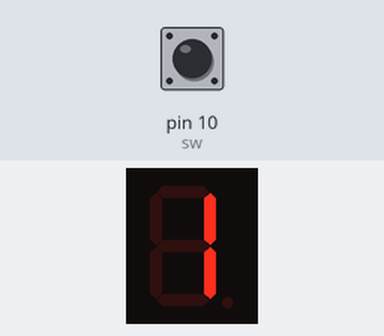
Bench run of a sketch on a simulated Arduino Uno, built with avr-gcc and run on an emulated ATmega328P. On the bench: 1-digit seven-segment display. Wiring (inferred from the names in the program): 1-digit 7-segment display, segments lit when LOW: segments pin 2, pin 3, pin 4, pin 5, pin 6, pin 7, pin 8, pin 9. The inputs (shaded band) are chosen by the test bench; at power-on: pin 10 (sw) HIGH. The segment pins are drawn as the display they are named for.

Above: at 0.1 s.
At 1.1 s:
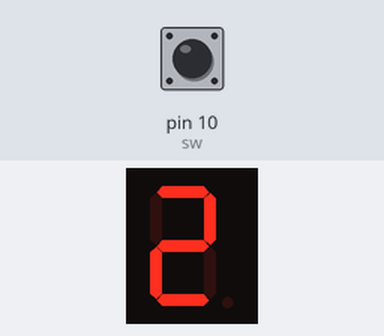
At 2.1 s:
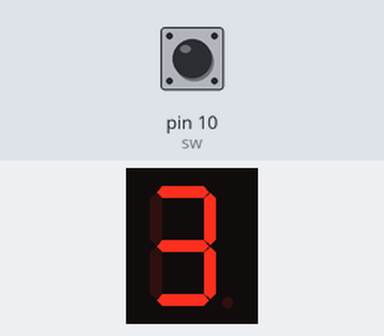
At 4.1 s:
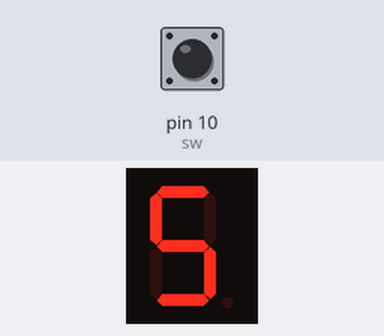
At 6.1 s:
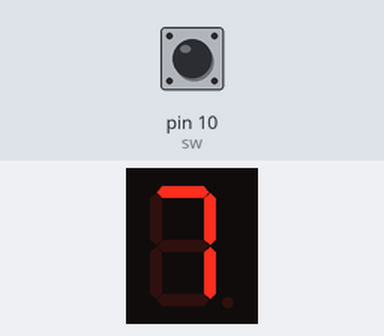
At 9.1 s:
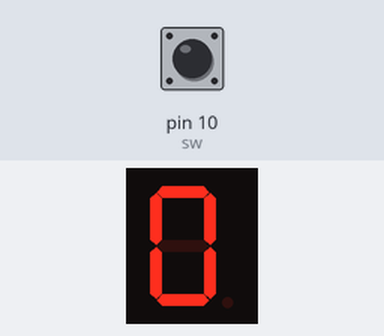

Measured:
- by itself, everything shown: repeats every 10.0 s, in 10 steps
- what the display in image 1 shows lasts 1.0 s, from 1.0 s to 2.0 s

The sketch:

hw1.ino
```cpp
int i;
int KeyData;
int numKeys=0;
int val=0;
const int debounceDelay=20;
const byte num[10]=
{ B11000000, B11111001,
  B10100100, B10110000,
  B10011001, B10010010,
  B10000010, B11111000,
  B10000000, B10010000 };
  const int seg[]={2,3,4,5,6,7,8,9};
  const int sw=10;

void setup() {
  // put your setup code here, to run once:
pinMode(sw,INPUT_PULLUP);
for(i=0;i<8;i++)
pinMode(seg[i],OUTPUT);
}

void loop() {
  // put your main code here, to run repeatedly:
  KeyData=digitalRead(sw);
  if(KeyData==LOW)
  {
    delay(debounceDelay);
    while(digitalRead(sw)==LOW)
    ;
    numKeys++;
  }
  if(numKeys%2==0)
  {
    val++;
    if(val>9)
    val=0;
  }
  else
  {
    val--;
    if(val<0)
    val=9;
  }
  for(i=0;i<8;i++)
  {
    if(bitRead(num[val],i))
    digitalWrite(seg[i],HIGH);
    else
    digitalWrite(seg[i],LOW);
  }
  delay(1000);
}
```
